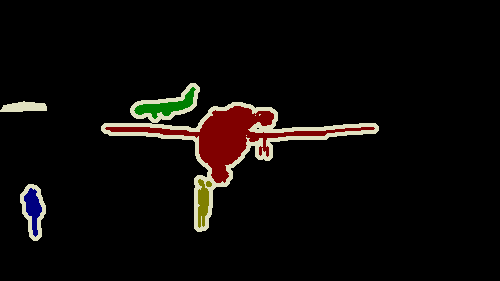
#> input picture 20190827/2007_000032.png, 500 x 281 px
$ python convert_check.py
#> lines starting #> are read from the running program, lines starting #| are printed output that depends on the picture
from PIL import Image

import numpy as np

image = Image.open('2007_000032.png')
#> image is the input picture: PIL image 500x281 P; mean R, G, B 12.6, 9.5, 7.7
before = np.array(image)
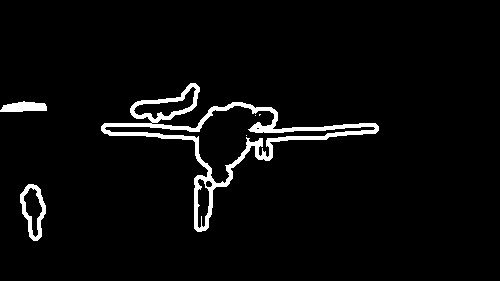
#> before: shape (281, 500); min 0, max 255, mean 9.8
after = np.array(image.convert('RGB'))

print("before:", before.shape)
#| before: (281, 500)
print("after:", after.shape)
#| after: (281, 500, 3)

print()

print("before:", np.unique(before))
#| before: [  0   1   2   3   4 255]
print("after:", np.unique(after))
#| after: [  0 128 192 224]
